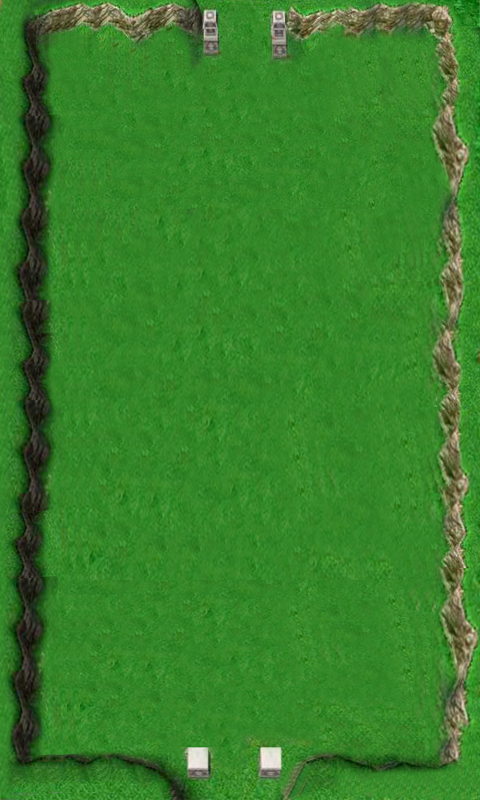

Rendered tile map (Tiled .tmx) drawn with the repository's tilesets; below, a short description and the map source with its tile grids summarised:
An orthogonal 5x8 tile map with 96x100 px tiles, 1 tile layer (Tile Layer 1).

<map version="1.0" orientation="orthogonal" renderorder="right-down" width="5" height="8" tilewidth="96" tileheight="100" nextobjectid="1">
 <tileset firstgid="1" name="map" tilewidth="96" tileheight="100" tilecount="40" columns="5">
  <image source="bg1.png" width="480" height="800" />
 </tileset>
 <layer name="Tile Layer 1" width="5" height="8">
  <data>[40 cells, 40 non-empty, 40 distinct tile ids]</data>
 </layer>
</map>